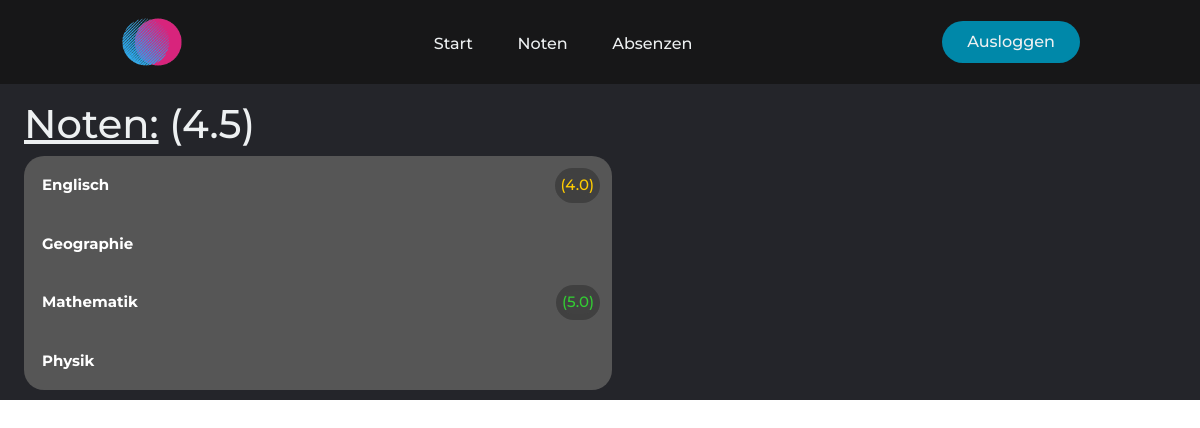
Page /noten (signed in) on the earlier database version.
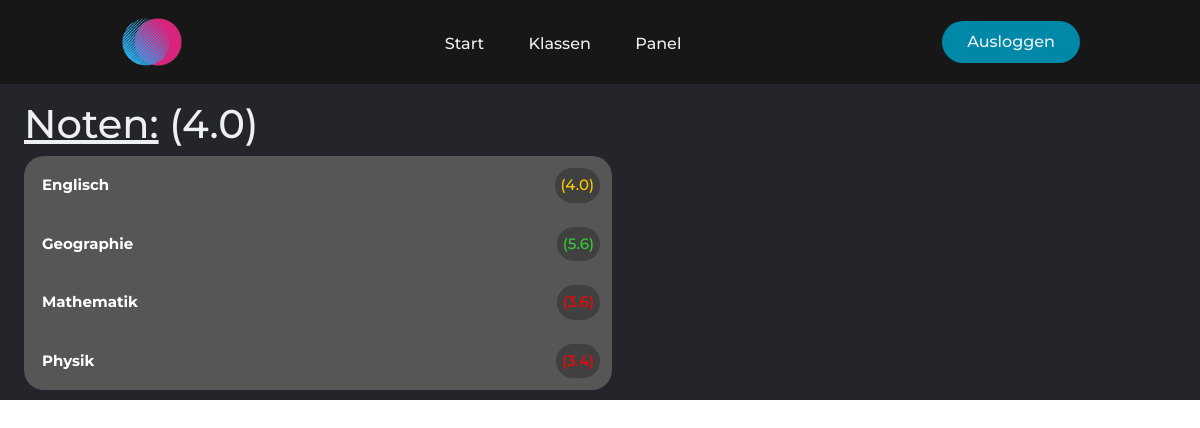
Same page on the later database version.
### mainApp/models.py (models this page shows, shortened)
class Person(AbstractUser):
    klasse = models.ForeignKey(SchoolClass, on_delete=models.CASCADE, blank=True, null=True)
    birth = models.DateField(default=datetime.date.today)
    street = models.CharField(max_length=25, blank=True, null=True)
    street_number = models.IntegerField(validators=[MinValueValidator(0), MaxValueValidator(99)], blank=True, null=True)
    city = models.CharField(max_length=20, blank=True, null=True)
    province = models.CharField(max_length=20, blank=True, null=True)
    code = models.IntegerField(validators=[MinValueValidator(0, MaxValueValidator(9999))], blank=True, null=True)
    def is_teacher(self):
        return self.groups.filter(name='Teacher').exists()

class Test(models.Model):
    student = models.ForeignKey(Person, on_delete=models.CASCADE, blank=True, null=True)
    subject = models.ForeignKey(Subject, on_delete=models.CASCADE, blank=True, null=True)
    thema = models.ForeignKey(Thema, on_delete=models.CASCADE, blank=True, null=True)
    school_class = models.ForeignKey(SchoolClass, on_delete=models.CASCADE, blank=True, null=True)
    grade = models.FloatField(validators=[MinValueValidator(0), MaxValueValidator(6)], blank=True, null=True)
    date = models.DateField(default=datetime.date.today)
    @staticmethod
    def get_grades(student, subjects):
        grades_dict_complete = {}
        for subject in subjects:
            grades_object_list = Test.objects.filter(student=student, subject__name=subject)
            grade_dict_list = []
            for grade in grades_object_list:
                grade_dict = {}
                grade_dict['Note'] = grade.grade
                grade_dict['Datum'] = grade.date.strftime('%d/%m/%Y')
                grade_dict['Thema'] = grade.thema
                grade_dict_list.append(grade_dict)
            grades_dict_complete[subject] = grade_dict_list
        return grades_dict_complete
    @staticmethod
    def get_avg_subject(grades):
        grades_sum_dict = {}
        for key, value in grades.items():
            grades_sum = 0
            grades_length = 0
            for i in value:
                grades_length += 1
                grades_sum += i['Note']
            if grades_length != 0:
                grades_sum_dict[key] = round((grades_sum / grades_length), 1)
        return grades_sum_dict

class Subject(models.Model):
    teacher = models.ForeignKey(Person, on_delete=models.CASCADE, blank=True, null=True)
    name = models.CharField(max_length=20)
    @staticmethod
    def get_subjects():
        object_list = Subject.objects.order_by('name')
        subject_list = []
        for subject in object_list:
            subject_list.append(subject.name)
        return subject_list

### mainApp/views.py (the view)
# urls.py: path('noten', views.noten, name='noten'),
def noten(request):
    if request.user.is_authenticated:  # if user is logged in
        subject_list = Subject.get_subjects()
        grades = Test.get_grades(student=request.user.id, subjects=subject_list)
        grades_sum_dict = Test.get_avg_subject(grades=grades)
        return render(request, 'noten.html', {'grades_dict': grades, 'grades_sum_dict': grades_sum_dict})
    else:  # else redirect to login page
        return redirect('loginForm:login')

### mainApp/templatetags/main_extra.py (called while the page is built)
@register.filter
def get_item(dictionary, key):
    return dictionary.get(key)

@register.filter
def get_class_button(local_dict, item):
    local_list = list(local_dict)
    if local_list.index(item) == 0:
        return 'collapsible top-collapsible'
    elif local_list.index(item) == len(local_list) - 1:
        return 'collapsible bottom-collapsible'
    return 'collapsible'

@register.filter
def get_average_all(student_id):
    grades_object_list = Test.objects.filter(student__id=student_id)
    grades_list = []
    if grades_object_list:
        for grade in grades_object_list:
            grades_list.append(grade.grade)
        grades_list_sum = sum(grades_list)
        return round(grades_list_sum / len(grades_list), 1)
    return None

@register.filter
def get_avg_class(klasse, thema):
    grades_object_list = Test.objects.filter(school_class=klasse, thema=thema)
    grades = []
    if grades_object_list:
        for grade in grades_object_list:
            grades.append(grade.grade)
        return sum(grades) / len(grades)
    return None

### mainApp/templates/noten.html (shortened to what this page needs)
{% extends 'layout.html' %}
{% load main_extra %}
{% block body %}
    <main>
        <div class="personal-info">
            <h1>
                <u>Noten:</u> {% if grades_dict %}({{ user.id|get_average_all }}){% endif %}
            </h1>
            {% if grades_dict %}
                {% for subject, grades in grades_dict.items %}
                    <button class="{{ grades_dict.keys|get_class_button:subject }}" type="button" onclick="collapse_show_button(this)">
                        <strong>{{ subject }}</strong> {% if grades_sum_dict|get_item:subject != None %}<div class="noten-avg note-align-right">({{ grades_sum_dict|get_item:subject }})</div>{% endif %}
                    </button>
                {% endfor %}
                {% else %}
                <p>Noch keine Fächer eingetragen!</p>
            {% endif %}
        </div>
    </main>
{% endblock %}

### templates/layout.html (shortened to what this page needs)
<!DOCTYPE html>
<html lang="en">
    <head>
        {% load static %}
        <link rel="stylesheet" href="https://cdn.jsdelivr.net/npm/bootstrap-icons@1.9.1/font/bootstrap-icons.css">
        <link rel="stylesheet" href="{% static 'css/bootstrap.min.css' %}">
        <link rel="stylesheet" href="{% static 'css/bootstrap.css' %}">
        <link rel="stylesheet" href="{% static 'css/styles.css' %}">
    </head>
    <body onload="change_color(); button_radius()">
        <header>
            <a href="/"><img class="logo" src="/static/images/logo.png" alt="logo"></a>
            <nav>
                <ul class="nav__links">
                    <li><a href='/'>Start</a></li>
                    {% if user.is_teacher %}
                        <li><a href='/klassen'>Klassen</a></li>
                        <li><a href='/panel'>Panel</a></li>
                    {% else %}
                        <li><a href='/noten'>Noten</a></li>
                        <li><a href='/absenzen'>Absenzen</a></li>
                    {% endif %}
                </ul>
            </nav>
            <a class="cta">
                <form method="POST" action=".">
                    <button type="submit" name="logout" value="logout" class="nav-button">Ausloggen</button>
                </form>
            </a>
        </header>
        {% block body %}
        {% endblock %}
    </body>
</html>

### static/css/styles.css (style rules this page uses)
* { --main-bg-color: #24252A; --nav-bg-color: #171718; --button-roundness: 20px; box-sizing: border-box; margin: 0; padding: 0; }
li, a, button { font-family: "Montserrat", sans-serif; font-weight: 500; font-size: 16px; color: #edf0f1; text-decoration: none; }
h1, h2 { font-family: "Montserrat", sans-serif; font-weight: 500; color: #edf0f1; text-decoration: none; }
header { display: flex; justify-content: space-between; align-items: center; padding: 10px 10%; background-color: var(--nav-bg-color); }
main { background-color: var(--main-bg-color); min-width: 100%; min-height: 100%; }
.logo { cursor: pointer; height: 64px; width: 64px; }
.nav__links { list-style: none; }
.nav__links li { display: inline-block; padding: 0 20px; margin-top: 20px; }
.nav__links li a { transition: all 0.3s ease 0s; }
.nav-button { padding: 9px 25px; background-color: rgba(0,136,169,1); border: none; border-radius: 50px; cursor: pointer; transition: all 0.3s ease 0s; }
.personal-info { padding-top: 2vh; padding-bottom: 10px; margin-left: 2vw; color: #edf0f1; }
.collapsible { transition: all 0.1s linear; background-color: #565656; color: white; cursor: pointer; padding: 18px; width: 50%; border: none; text-align: left; outline: none; font-size: 15px; }
.collapsible.top-collapsible { border-top-left-radius: var(--button-roundness); border-top-right-radius: var(--button-roundness); }
.collapsible.bottom-collapsible { border-bottom-left-radius: var(--button-roundness); border-bottom-right-radius: var(--button-roundness); }
.noten-avg { display: inline; }
.note-align-right { background-color: rgba(16, 16, 16, 0.3); box-shadow: 0 0 0 6px rgba(16, 16, 16, 0.3); border-radius: 20px; float: right; }

Differences in the rows shown:
changed Person: id|get_average_all "4.5" → "4.0"
Other differences:
text no longer shown: "Noten Absenzen"
text now shown: "Klassen Panel"
new list line: "Geographie 5.6"
new list line: "Mathematik"
list line gone: "Geographie"
list line gone: "Mathematik 5.0"
